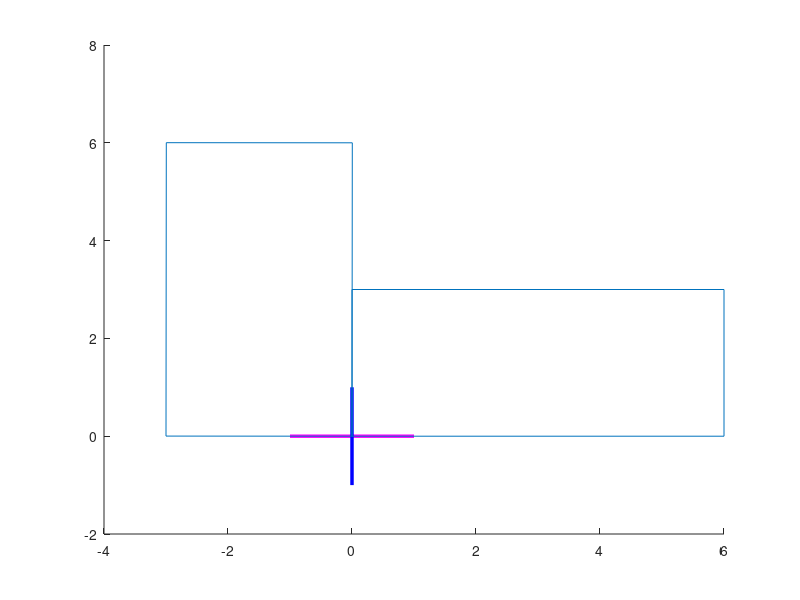

Reproduce this figure in MATLAB.
close all

angle_rad = deg2rad(90);


for t=0:0.01:angle_rad
    
    clf
    
line([-1 1],[0 0],[0 0],'color',[1 0 1],'linewidth',2.5); %Establece el Eje x morado 

line([0 0],[-1 1],[0 0],'color',[0 0 1],'linewidth',2.5); %Establece el Eje y azul

p1= [0 0];
p2= [6 0];
p3= [6 3];
p4= [0 3];

line([p1(1) p2(1)],[p1(2) p2(2)],[0 0]);
line([p2(1) p3(1)],[p2(2) p3(2)],[0 0]);
line([p3(1) p4(1)],[p3(2) p4(2)],[0 0]);
line([p4(1) p1(1)],[p4(2) p1(2)],[0 0]);



Rz = [cos(t) -sin(t); sin(t) cos(t)];

p1r = Rz*p1';
p2r = Rz*p2';
p3r = Rz*p3';
p4r = Rz*p4';

line([p1r(1) p2r(1)],[p1r(2) p2r(2)],[0 0]), 

line([p2r(1) p3r(1)],[p2r(2) p3r(2)],[0 0]), 

line([p3r(1) p4r(1)],[p3r(2) p4r(2)],[0 0]),  

line([p4r(1) p1r(1)],[p4r(2) p1r(2)],[0 0]),

pause(0.01)

end